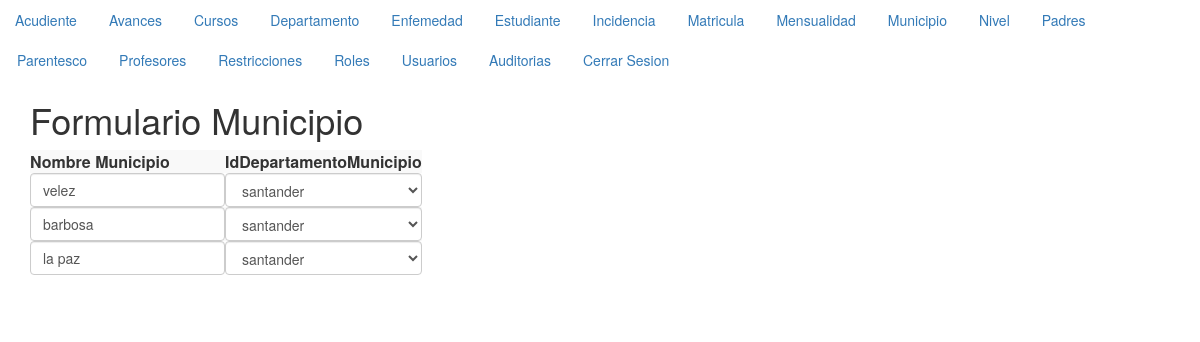
Page /formularioMunicipio.php (signed in) on the committed database.
### tables this page shows
CREATE TABLE IF NOT EXISTS `municipio` (
  `idMunicipio` smallint(4) NOT NULL,
  `nombreMunicipio` varchar(90) NOT NULL,
  `idDepartamentoMunicipio` tinyint(4) NOT NULL
);

CREATE TABLE IF NOT EXISTS `departamento` (
  `idDepartamento` tinyint(4) NOT NULL,
  `nombreDepartamento` varchar(30) NOT NULL
);

### municipio.php (called while the page is built, shortened)
<?php
   class Municipio{
       private $_conexion;
       private $_paginacion = 10;
       function __construct($conexion, $idMunicipio, $nombreMunicipio, $idDepartamentoMunicipio){
           $this->_conexion = $conexion;
       }
       function getRoles($idUsuario){
        $roles=mysqli_query($this->_conexion, "SELECT ".static::class."roles AS elpermiso FROM roles WHERE idRoles IN(SELECT idRolesUsuario FROM Usuario WHERE idusuario =$idUsuario)") or die (mysqli_error($this->_conexion));
        $unregistro=mysqli_fetch_array($roles);
        return $unregistro['elpermiso'];
    }
       function listar($pagina){
           if ($pagina<=0){
               $listado = mysqli_query($this->_conexion,"SELECT * FROM Municipio ORDER BY idMunicipio") or
               die (mysqli_error($this->_conexion));
           }else{
               $paginacionMax = $pagina * $this->_paginacion;
               $paginacionMin = $paginacionMax - $this->_paginacion;
               $listado = mysqli_query($this->_conexion,"SELECT * FROM Municipio ORDER BY idMunicipio
               LIMIT $paginacionMin, $paginacionMax") or die(mysqli_error($this->_conexion));
           }
           return $listado;
       }
   }
?>

### departamento.php (called while the page is built, shortened)
<?php
   class Departamento{
       private $_conexion;
       private $_paginacion = 10;
       function __construct($conexion, $idDepartamento, $nombreDepartamento){
           $this->_conexion = $conexion;
       }
       function listar($pagina){
           if ($pagina<=0){
               $listado = mysqli_query($this->_conexion,"SELECT * FROM Departamento ORDER BY idDepartamento") or
               die (mysqli_error($this->_conexion));
           }else{
               $paginacionMax = $pagina * $this->_paginacion;
               $paginacionMin = $paginacionMax - $this->_paginacion;
               $listado = mysqli_query($this->_conexion,"SELECT * FROM Departamento ORDER BY idDepartamento
               LIMIT $paginacionMin, $paginacionMax") or die(mysqli_error($this->_conexion));
           }
           return $listado;
       }
   }
?>

### formularioMunicipio.php (the view, shortened to what this page needs)
<?php
if(isset($_SESSION['id'])){
?>
<html>
<head>
    <link rel="stylesheet" href="css/bootstrap.min.css">
    </head>
<body>
    <?php
     $pagina = (isset($_GET['pag']))?$_GET['pag']:1;
      include_once("menu.php");
    ?>
    <div class="container">
    <header>
    <h1>Formulario Municipio</h1>
    </header>
 <table class="table-striped">
    <tbody>
    <tr>
        <th scope="col">Nombre Municipio</th>
        <th scope="col">IdDepartamentoMunicipio</th>
    </tr>
<?php
        $objetoConexion = new conexion();
        $conexion = $objetoConexion->conectar();
        include_once("../modelo/departamento.php");
        $objetoDepartamento = new Departamento($conexion,0,'nombre');
        $listaDepartamentos = $objetoDepartamento->listar(0);
        include_once("../modelo/municipio.php");
        $objetoMunicipio = new municipio($conexion,0,'nombre','idDepartamentoMunicipio');
        $listaMunicipios = $objetoMunicipio->listar($pagina);
        $permiso = $objetoMunicipio->getRoles($_SESSION['id']);
        if (stripos($permiso,"r")!==false){
        while($unRegistro = mysqli_fetch_array($listaMunicipios)){
            echo '<tr><form id="fModificarMunicipio"'.$unRegistro["idMunicipio"].' action="../controlador/controladorMunicipio.php"
            method="post">';
            echo '<td><input class="form-control" type="hidden" name="fIdMunicipio" value="'.$unRegistro['idMunicipio'].'">';
            echo ' <input class="form-control" type="text" name="fNombreMunicipio" value="'.$unRegistro['nombreMunicipio'].'"></td>';
            echo '<td><select class="form-control" name="fIdDepartamentoMunicipio">';
              while($registroDepartamento = mysqli_fetch_array($listaDepartamentos)){
                  echo "<option value={$registroDepartamento['idDepartamento']}";
                  if($unRegistro['idDepartamentoMunicipio']==$registroDepartamento['idDepartamento']){
                      echo "selected";
                  }
                  echo ">{$registroDepartamento['nombreDepartamento']}</option>";
                }
            mysqli_data_seek($listaDepartamentos,0);
            echo '</select></td>';
            echo '</form></tr>';
      }
}
?>
        </tbody>
    </table>
        <nav>
</nav>
    </div>
    </body>
</html>
<?php
}else{
    header("location:../index.php");
}
?>

### rows in the picture
municipio: fNombreMunicipio "velez", fIdDepartamentoMunicipio "santander"
municipio: fNombreMunicipio "barbosa", fIdDepartamentoMunicipio "santander"
municipio: fNombreMunicipio "la paz", fIdDepartamentoMunicipio "santander"
